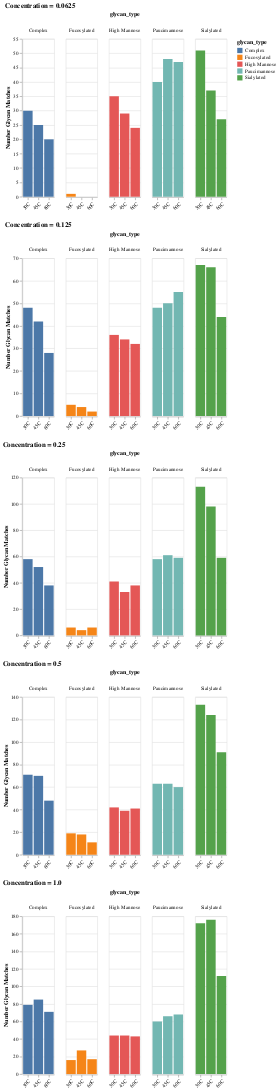

This figure's notebook cell:
### Markdown cell above
## 2a

Do all glycan types experience this trend?

### Code cell
glycan_sub = peptides[
    [
        "sequence",
        "glycan",
        "glycan_type",
        "pep_mods",
        "temperature",
        "concentration",
        "run",
    ]
]

base = (
    alt.Chart(glycan_sub)
    .mark_bar()
    .encode(
        x=alt.X("temperature:N", title="", axis=alt.Axis(labelAngle=-45)),
        y=alt.Y("count(glycan_type):N", title="Number Glycan Matches"),
        column="glycan_type:N",
        color="glycan_type:N",
    )
)

chart = alt.vconcat()
for concentration in glycan_sub.concentration.unique():
    chart &= base.transform_filter(alt.datum.concentration == concentration).properties(
        title=f"Concentration = {concentration}"
    )
chart

### Figure 1 — Vega-Lite specification as saved in the notebook (floating-point values rounded to 4 significant figures; data arrays with more than 128 entries replaced by an {"elided": "..."} marker saying what was removed)
{"config": {"view": {"continuousWidth": 400, "continuousHeight": 300}}, "vconcat": [{"mark": "bar", "encoding": {"color": {"type": "nominal", "field": "glycan_type"}, "column": {"type": "nominal", "field": "glycan_type"}, "x": {"type": "nominal", "axis": {"labelAngle": -45}, "field": "temperature", "title": ""}, "y": {"type": "nominal", "aggregate": "count", "field": "glycan_type", "title": "Number Glycan Matches"}}, "title": "Concentration = 0.0625", "transform": [{"filter": "(datum.concentration === 0.0625)"}]}, {"mark": "bar", "encoding": {"color": {"type": "nominal", "field": "glycan_type"}, "column": {"type": "nominal", "field": "glycan_type"}, "x": {"type": "nominal", "axis": {"labelAngle": -45}, "field": "temperature", "title": ""}, "y": {"type": "nominal", "aggregate": "count", "field": "glycan_type", "title": "Number Glycan Matches"}}, "title": "Concentration = 0.125", "transform": [{"filter": "(datum.concentration === 0.125)"}]}, {"mark": "bar", "encoding": {"color": {"type": "nominal", "field": "glycan_type"}, "column": {"type": "nominal", "field": "glycan_type"}, "x": {"type": "nominal", "axis": {"labelAngle": -45}, "field": "temperature", "title": ""}, "y": {"type": "nominal", "aggregate": "count", "field": "glycan_type", "title": "Number Glycan Matches"}}, "title": "Concentration = 0.25", "transform": [{"filter": "(datum.concentration === 0.25)"}]}, {"mark": "bar", "encoding": {"color": {"type": "nominal", "field": "glycan_type"}, "column": {"type": "nominal", "field": "glycan_type"}, "x": {"type": "nominal", "axis": {"labelAngle": -45}, "field": "temperature", "title": ""}, "y": {"type": "nominal", "aggregate": "count", "field": "glycan_type", "title": "Number Glycan Matches"}}, "title": "Concentration = 0.5", "transform": [{"filter": "(datum.concentration === 0.5)"}]}, {"mark": "bar", "encoding": {"color": {"type": "nominal", "field": "glycan_type"}, "column": {"type": "nominal", "field": "glycan_type"}, "x": {"type": "nominal", "axis": {"labelAngle": -45}, "field": "temperature", "title": ""}, "y": {"type": "nominal", "aggregate": "count", "field": "glycan_type", "title": "Number Glycan Matches"}}, "title": "Concentration = 1.0", "transform": [{"filter": "(datum.concentration === 1.0)"}]}], "data": {"name": "data-8d16ab1b6fd70f92585a00f1206e73e4"}, "$schema": "https://vega.github.io/schema/vega-lite/v4.8.1.json", "datasets": {"data-8d16ab1b6fd70f92585a00f1206e73e4": {"elided": "3672 records"}}}
